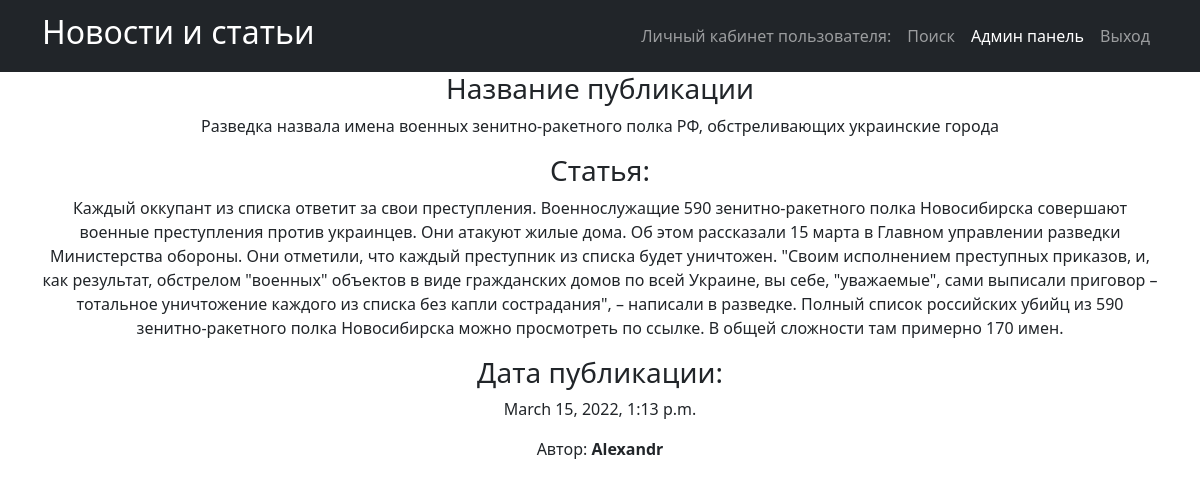
The app's page /news/123, older data.
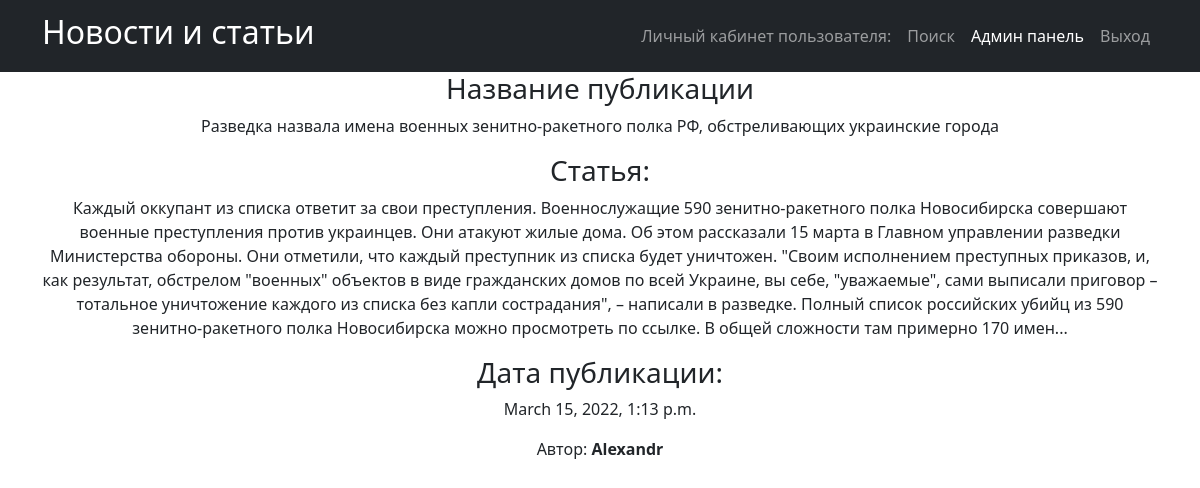
The same page, newer data.
### news_portal/models.py (models this page shows, shortened)
class Post(models.Model):
    PostAuthor = models.ForeignKey(Author, on_delete=models.CASCADE)
    NEWS = 'NW'
    ARTICLE = 'AR'
    CATEGORIES = [
        ('NW', 'Новость'),
        ('AR', 'Статья')
    ]
    categoryType = models.CharField(max_length=2, choices=CATEGORIES)
    pubData = models.DateTimeField('дата добавления', auto_now_add=True)
    postCategory = models.ManyToManyField(Category, through='postCategory')
    postTitle = models.CharField('название публикации', max_length=255)
    postText = models.TextField('текст публикации')
    postRating = models.SmallIntegerField('рейтинг публикации', default=0)

class Author(models.Model):
    authorUser = models.OneToOneField(User, on_delete=models.CASCADE)
    authorRating = models.IntegerField(default=0, verbose_name='authorRating')
    def __str__(self):
        return f'{self.authorUser.username}'

### news_portal/views.py (the view)
# urls.py: path('<int:pk>', PostDetailView.as_view(), name='post_detail'),
class PostDetailView(DetailView):
    model = Post
    template_name = 'post_detail.html'
    queryset = Post.objects.all()
    def get_context_data(self, **kwargs):
        context = super().get_context_data(**kwargs)
        id = self.kwargs.get('pk')
        categories = []
        post = Post.objects.get(pk=id)
        for cat in post.postCategory.all():
            if self.request.user in cat.subscribers.all():
                categories.append(cat)
        context['user_category'] = categories
        return context

### news_portal/templatetags/censor.py (called while the page is built)
@register.filter(name='censor')
def censor(value):
    text = value.split()
    for word in text:
        if word.lower() in CENSOR:
            value = value.replace(word, '*' * len(word))
    return value

### templates/post_detail.html (shortened to what this page needs)
{% extends 'flatpages/default.html' %}
{% load censor %}
{% block content %}
 <h3>Название публикации</h3>
    <p>{{  post.postTitle|censor }}</p>
<h3>Статья:</h3>
<p>{{ post.postText|censor }}</p>
<h3>Дата публикации:</h3>
<p>{{ post.pubData }}</p>
    <p>Автор: <b>{{ post.PostAuthor }}</b></p>
{% endblock content %}

Row changes from the older to the newer data that the page shows:
changed Post "Alexandr": postText|censor "…сложности там примерно 170 имен." → "…сложности там примерно 170 имен..."
